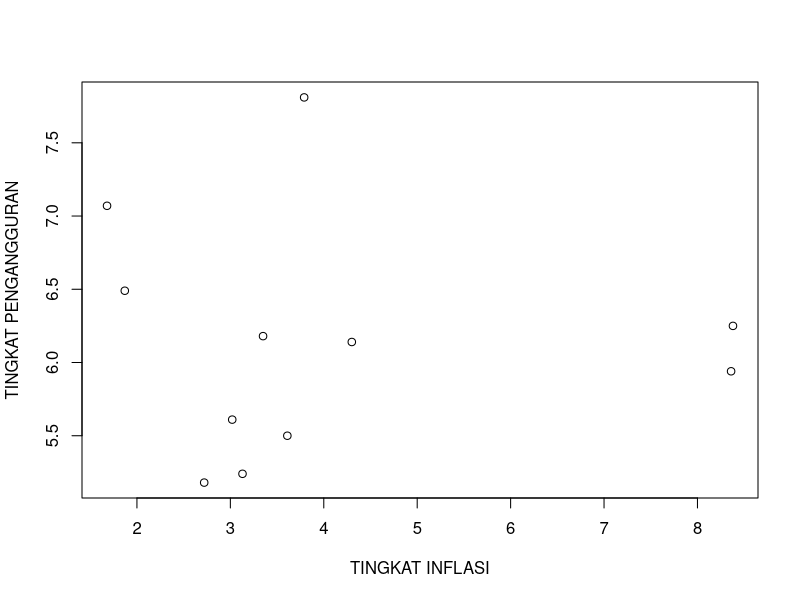
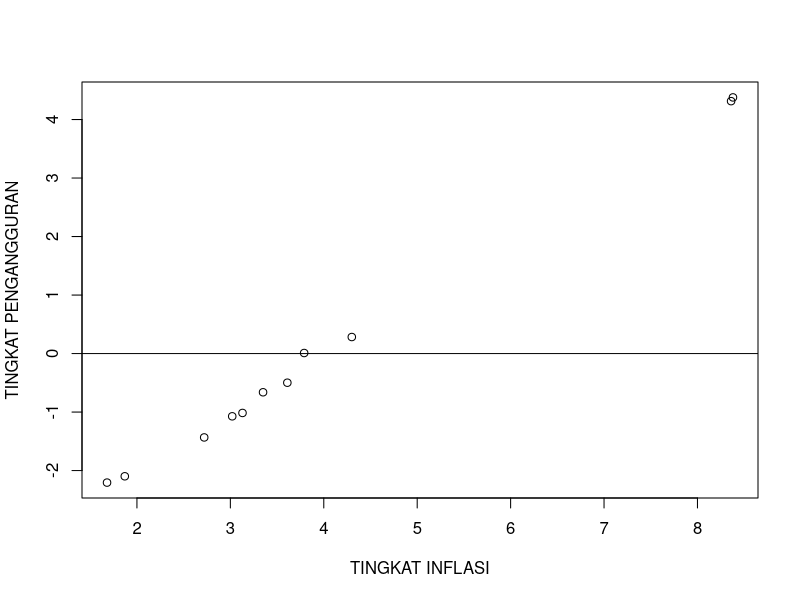

Reproduce these figures in R, in order.
## ---- chunk 1
setwd("D:/Downloads/UAS METODO PENELITIAN DANDY (2)/UAS METODO PENELITIAN DANDY/UAS")
library(readxl)
dang<-read_excel("dandy.xlsx")
plot(dang$X,dang$Y,xlab="TINGKAT INFLASI",ylab="TINGKAT PENGANGGURAN")
abline(h=0)
## ---- chunk 2
setwd("D:/Downloads/UAS METODO PENELITIAN DANDY (2)/UAS METODO PENELITIAN DANDY/UAS")
library(readxl)
dang<-read_excel("dandy.xlsx")
reg<-lm(X~Y,data=dang)
dang$u<-resid(reg)
plot(dang$X,dang$u,xlab="TINGKAT INFLASI",ylab="TINGKAT PENGANGGURAN")
abline(h=0)
## ---- chunk 3
setwd("D:/Downloads/UAS METODO PENELITIAN DANDY (2)/UAS METODO PENELITIAN DANDY/UAS")
library(readxl)
dang<-read_excel("dandy.xlsx")
reg<-lm(Y~X,data=dang)
summary(reg)
